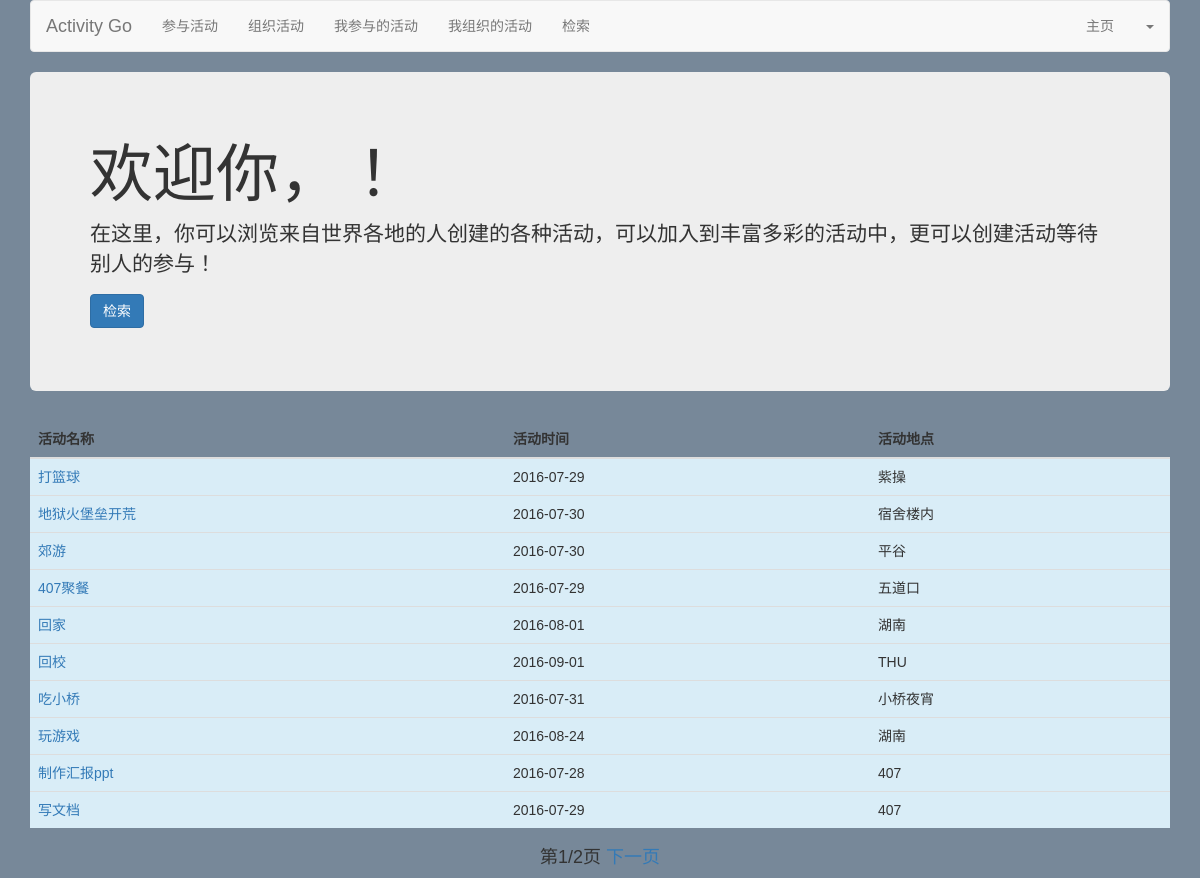
The app's page /index/ with its own data.
### activity/models.py (models this page shows, shortened)
class Activities(models.Model):
	aname = models.CharField(max_length=50)
	adate = models.CharField(max_length=20)
	alocation = models.CharField(max_length=50)
	adescription = models.CharField(max_length=200)
	aorganiser = models.CharField(max_length=50)
	aparticipants = models.ManyToManyField('User')
	aparticipantnum = models.IntegerField(default=1)
	astatus = models.IntegerField(default=0)

### activity/views.py (the view)
# urls.py: url(r'^index/','activity.views.index'),
def index(Req):
	all_activities = Activities.objects.all().filter(astatus = 1)
	un = Req.COOKIES.get('username', '')
	ONE_PAGE_OF_DATA = 10
	try:
		curPage = int(Req.GET.get('curPage', '1'))
		allPage = int(Req.GET.get('allPage','1'))
		pageType = str(Req.GET.get('pageType', ''))
	except ValueError:
		curPage = 1
		allPage = 1
		pageType = ''
	if pageType == 'pageDown':
		curPage += 1
	elif pageType == 'pageUp':
		curPage -= 1
	startPos = (curPage - 1) * ONE_PAGE_OF_DATA
	endPos = startPos + ONE_PAGE_OF_DATA
	posts = Activities.objects.all().filter(astatus = 1)[startPos:endPos]
	if curPage == 1 and allPage == 1:
		allPostCounts = Activities.objects.filter(astatus__exact = 1).count()
		allPage = math.ceil(allPostCounts / ONE_PAGE_OF_DATA)
	return render_to_response('index.html', {'username': un, 'all_activities': all_activities, 'posts':posts, 'allPage':allPage, 'curPage':curPage},context_instance=RequestContext(Req))

### activity/templates/index.html (shortened to what this page needs)
{% extends "base.html" %}
{% block content %}
<div class="jumbotron">
				<h1>
					欢迎你，{{username}}！
				</h1>
				<p>
					在这里，你可以浏览来自世界各地的人创建的各种活动，可以加入到丰富多彩的活动中，更可以创建活动等待别人的参与！
				</p>
				<p>
					 <a class="btn btn-primary btn-large" href="/list">检索</a>
				</p>
			</div>
			<table class="table table-striped table-hover">
				<thead>
					<tr>
						<th>
							活动名称
						</th>
						<th>
							活动时间
						</th>
						<th>
							活动地点
						</th>
					</tr>
				</thead>
				<tbody>
				{% for post in posts %}
					<tr class="info">
							<td>
								<a href="{% url 'detail' id=post.id %}" title="点击查看活动详情">{{post.aname}}</a>
							</td>
							<td>
								{{post.adate}}
							</td>
							<td>
								{{post.alocation}}
							</td>
						</tr>
				{% endfor %}
				</tbody>
			</table>
<div class="text-center">
       <h4>
        第{{ curPage }}/{{ allPage }}页
        {% ifnotequal curPage allPage %}
            <a href="?curPage={{ curPage }}&&allPage={{ allPage }}&&pageType=pageDown">
                下一页
            </a>
        {% endifnotequal %}
        </h4>
</div>
{% endblock %}

### activity/static/css/base.css (style rules this page uses)
body { font-family: Microsoft YaHei,'宋体' , Tahoma, Helvetica, Arial, "\5b8b\4f53", sans-serif; background-color: #778899; }

### records on screen
Activities: aname "打篮球", adate "2016-07-29", alocation "紫操"
Activities: aname "地狱火堡垒开荒", adate "2016-07-30", alocation "宿舍楼内"
Activities: aname "郊游", adate "2016-07-30", alocation "平谷"
Activities: aname "407聚餐", adate "2016-07-29", alocation "五道口"
Activities: aname "回家", adate "2016-08-01", alocation "湖南"
Activities: aname "回校", adate "2016-09-01", alocation "THU"
Activities: aname "吃小桥", adate "2016-07-31", alocation "小桥夜宵"
Activities: aname "玩游戏", adate "2016-08-24", alocation "湖南"
Activities: aname "制作汇报ppt", adate "2016-07-28", alocation "407"
Activities: aname "写文档", adate "2016-07-29", alocation "407"

### other values on screen
{{ curPage }} "1"
{{ allPage }} "2"
